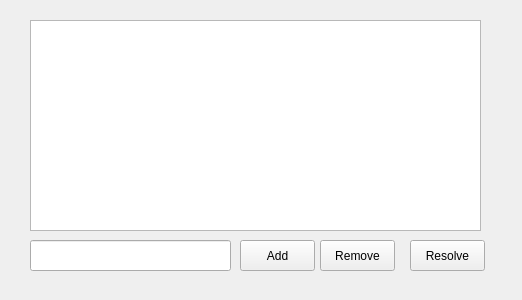
<?xml version="1.0" encoding="UTF-8"?>
<ui version="4.0">
 <class>Widget</class>
 <widget class="QWidget" name="Widget">
  <property name="geometry">
   <rect>
    <x>0</x>
    <y>0</y>
    <width>522</width>
    <height>300</height>
   </rect>
  </property>
  <property name="windowTitle">
   <string>Widget</string>
  </property>
  <widget class="QListWidget" name="ListWidget">
   <property name="geometry">
    <rect>
     <x>30</x>
     <y>20</y>
     <width>451</width>
     <height>211</height>
    </rect>
   </property>
  </widget>
  <widget class="QPushButton" name="AddButton">
   <property name="geometry">
    <rect>
     <x>240</x>
     <y>240</y>
     <width>75</width>
     <height>31</height>
    </rect>
   </property>
   <property name="text">
    <string>Add</string>
   </property>
  </widget>
  <widget class="QLineEdit" name="IssueEdit">
   <property name="geometry">
    <rect>
     <x>30</x>
     <y>240</y>
     <width>201</width>
     <height>31</height>
    </rect>
   </property>
  </widget>
  <widget class="QPushButton" name="RemoveButton">
   <property name="geometry">
    <rect>
     <x>320</x>
     <y>240</y>
     <width>75</width>
     <height>31</height>
    </rect>
   </property>
   <property name="text">
    <string>Remove</string>
   </property>
  </widget>
  <widget class="QPushButton" name="ResolveButton">
   <property name="geometry">
    <rect>
     <x>410</x>
     <y>240</y>
     <width>75</width>
     <height>31</height>
    </rect>
   </property>
   <property name="text">
    <string>Resolve</string>
   </property>
  </widget>
 </widget>
 <layoutdefault spacing="6" margin="11"/>
 <resources/>
 <connections/>
</ui>
